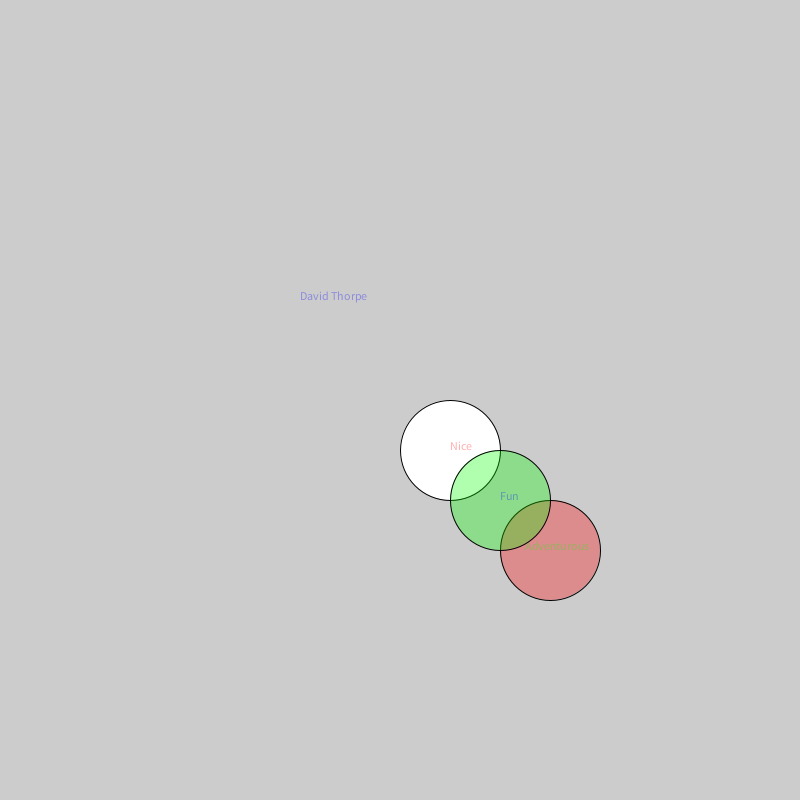
Frame 1 (no input)
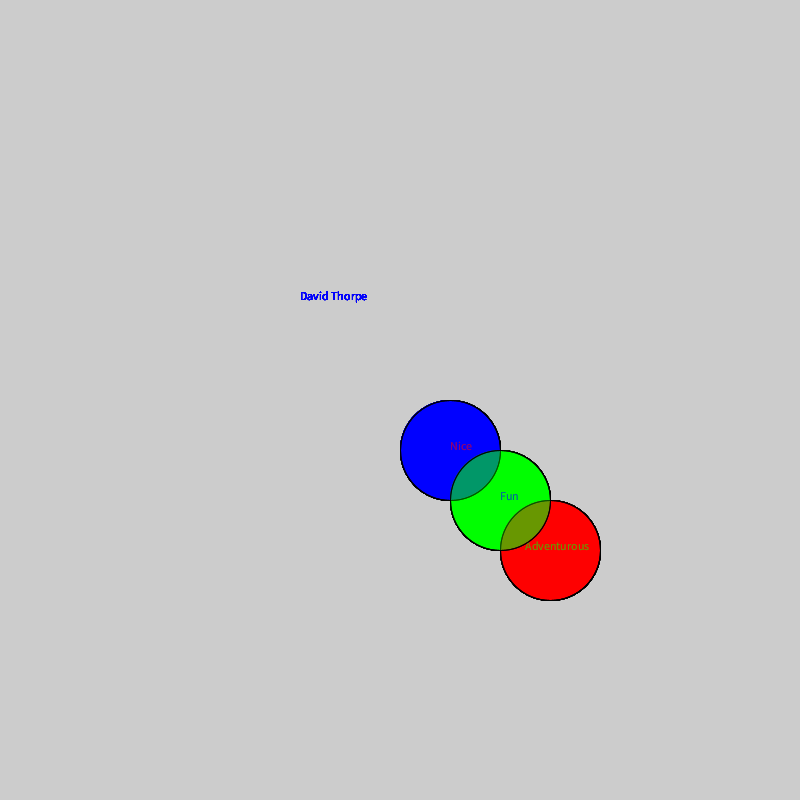
Frame 60 (the mouse pressed at the canvas centre just before this capture)
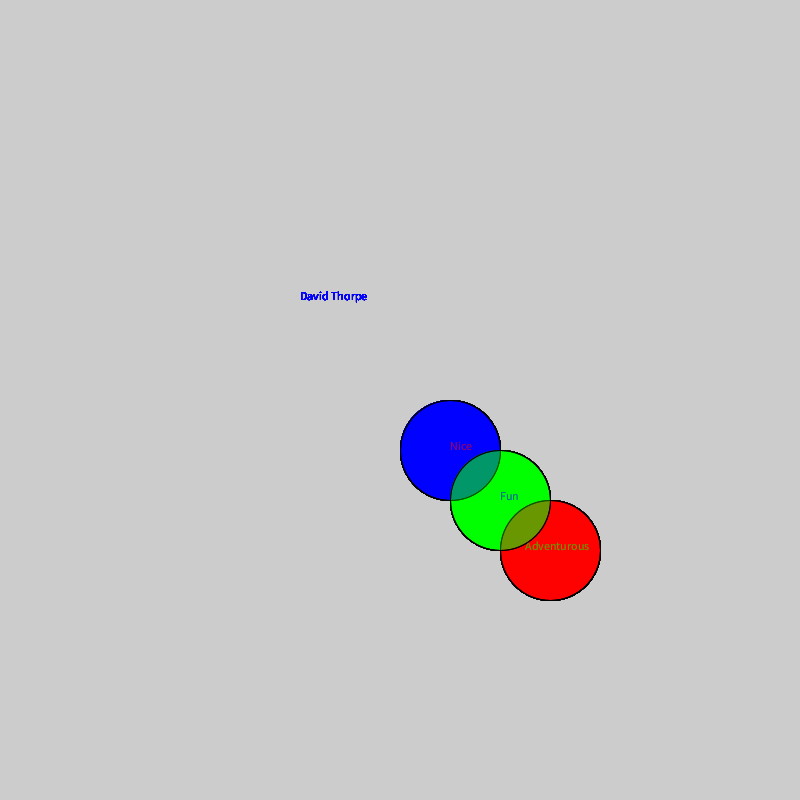
Frame 120 (the mouse held since frame 60 and released just before this capture)

The Processing sketch that drew these frames (run headless with seeded random() and noise(); from frame 60 on, the mouse is pressed at the canvas centre):

// Processing sketch: Venn_Diagram
// ── Venn_Diagram.pde
void setup(){
  size(800, 800);
  
}

void draw(){
  ellipse(450, 450, 100, 100);
  fill(255, 0, 0, 80);
  text("Nice", 450, 450);
  ellipse(550, 550, 100, 100);
  fill(0, 255, 0, 80);
  text("Adventurous", 525, 550);
  ellipse(500, 500, 100 ,100);
  fill(0, 0, 255, 80);
  text("Fun", 500, 500);
  text("David Thorpe", 300, 300);
}
